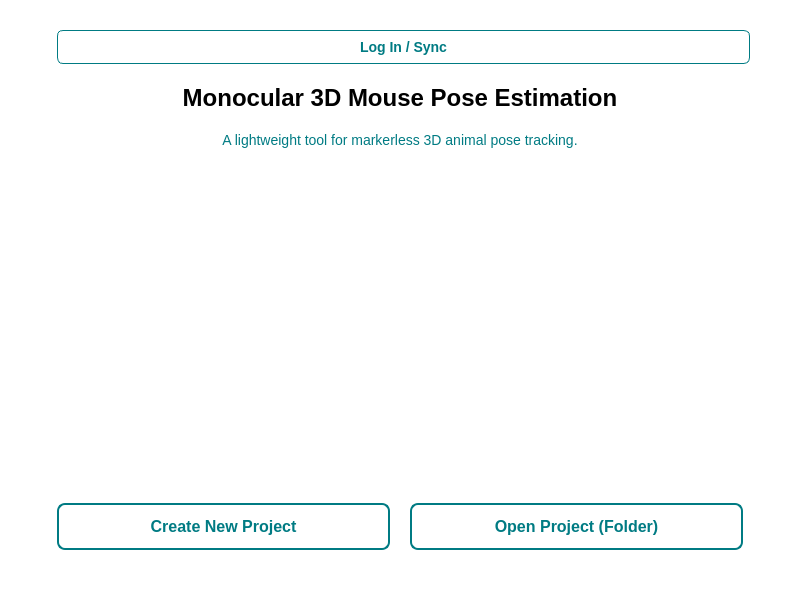
<?xml version="1.0" encoding="UTF-8"?>
<ui version="4.0">
 <class>WelcomeWidget</class>
 <widget class="QWidget" name="WelcomeWidget">
  <property name="geometry">
   <rect>
    <x>0</x>
    <y>0</y>
    <width>800</width>
    <height>600</height>
   </rect>
  </property>
  <property name="windowTitle">
   <string>Form</string>
  </property>
  <property name="styleSheet">
   <string notr="true">/* --- Main Window Style --- */
QWidget#WelcomeWidget {
    background-color: #FFFFFF;
}

/* --- Label Styles --- */
QLabel {
    color: #2D3748;
    font-family: "Segoe UI", Arial, sans-serif;
}

QLabel#logoLabel {
    background-color: qradialgradient(
        cx:0.5, cy:0.5, radius:0.4,
        fx:0.5, fy:0.5,
        stop:0 rgba(0, 0, 0, 10),
        stop:1 transparent
    );
    border: none;
}

QLabel#titleLabel {
    font-size: 24px;
    font-weight: bold;
    color: #000000;
}

QLabel#subtitleLabel {
    font-size: 14px;
    color: #007B83;
}

/* --- Main Action Buttons --- */
QPushButton {
    background-color: #FFFFFF;
    color: #007B83;
    border: 2px solid #007B83;
    border-radius: 8px;
    padding: 12px 24px;
    font-size: 16px;
    font-weight: bold;
    min-width: 200px;
}

QPushButton:hover {
    background-color: #007B83; 
    color: #FFFFFF;
}

QPushButton:pressed {
    background-color: #005A60;
    color: #FFFFFF;
}

/* --- Top Right Login Button --- */
QPushButton#loginButton {
    min-width: 100px;
    padding: 8px 16px;
    font-size: 14px;
    border: 1px solid #007B83;
    border-radius: 6px;
}
</string>
  </property>
  <layout class="QVBoxLayout" name="verticalLayout" stretch="0,0,0,0,1,0,0">
   <property name="spacing">
    <number>20</number>
   </property>
   <property name="leftMargin">
    <number>50</number>
   </property>
   <property name="topMargin">
    <number>30</number>
   </property>
   <property name="rightMargin">
    <number>50</number>
   </property>
   <property name="bottomMargin">
    <number>50</number>
   </property>
   <item>
    <layout class="QHBoxLayout" name="topBarLayout">
     <item>
      <spacer name="horizontalSpacer_top">
       <property name="orientation">
        <enum>Qt::Horizontal</enum>
       </property>
      </spacer>
     </item>
     <item>
      <widget class="QPushButton" name="loginButton">
       <property name="text">
        <string>Log In / Sync</string>
       </property>
       <property name="cursor">
        <cursorShape>PointingHandCursor</cursorShape>
       </property>
      </widget>
     </item>
    </layout>
   </item>
   <item>
    <widget class="QLabel" name="titleLabel">
     <property name="text">
      <string>Monocular 3D Mouse Pose Estimation</string>
     </property>
     <property name="alignment">
      <set>Qt::AlignCenter</set>
     </property>
    </widget>
   </item>
   <item>
    <widget class="QLabel" name="subtitleLabel">
     <property name="text">
      <string>A lightweight tool for markerless 3D animal pose tracking.</string>
     </property>
     <property name="alignment">
      <set>Qt::AlignCenter</set>
     </property>
    </widget>
   </item>
   <item>
    <spacer name="verticalSpacer_2">
     <property name="orientation">
      <enum>Qt::Vertical</enum>
     </property>
     <property name="sizeType">
      <enum>QSizePolicy::Fixed</enum>
     </property>
     <property name="sizeHint" stdset="0">
      <size>
       <width>20</width>
       <height>10</height>
      </size>
     </property>
    </spacer>
   </item>
   <item>
    <widget class="QLabel" name="logoLabel">
     <property name="minimumSize">
      <size>
       <width>0</width>
       <height>300</height>
      </size>
     </property>
     <property name="text">
      <string/>
     </property>
     <property name="alignment">
      <set>Qt::AlignCenter</set>
     </property>
    </widget>
   </item>
   <item>
    <spacer name="verticalSpacer">
     <property name="orientation">
      <enum>Qt::Vertical</enum>
     </property>
     <property name="sizeHint" stdset="0">
      <size>
       <width>20</width>
       <height>20</height>
      </size>
     </property>
    </spacer>
   </item>
   <item>
    <layout class="QHBoxLayout" name="horizontalLayout">
     <property name="spacing">
      <number>20</number>
     </property>
     <item>
      <spacer name="horizontalSpacer">
       <property name="orientation">
        <enum>Qt::Horizontal</enum>
       </property>
      </spacer>
     </item>
     <item>
      <widget class="QPushButton" name="createProjectButton">
       <property name="text">
        <string>Create New Project</string>
       </property>
      </widget>
     </item>
     <item>
      <widget class="QPushButton" name="openProjectButton">
       <property name="text">
        <string>Open Project (Folder)</string>
       </property>
      </widget>
     </item>
     <item>
      <spacer name="horizontalSpacer_2">
       <property name="orientation">
        <enum>Qt::Horizontal</enum>
       </property>
      </spacer>
     </item>
    </layout>
   </item>
  </layout>
 </widget>
 <resources/>
 <connections/>
</ui>
